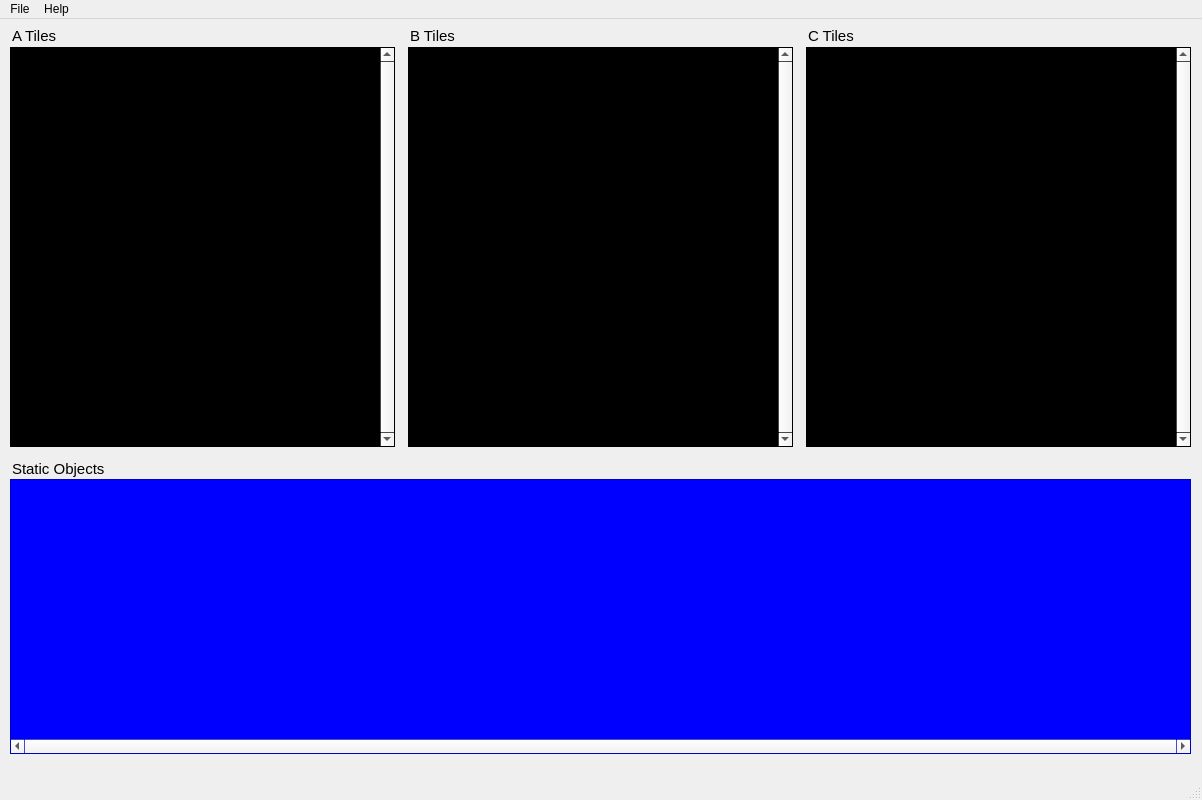
<?xml version="1.0" encoding="UTF-8"?>
<ui version="4.0">
 <class>MainWindow</class>
 <widget class="QMainWindow" name="MainWindow">
  <property name="geometry">
   <rect>
    <x>0</x>
    <y>0</y>
    <width>1202</width>
    <height>800</height>
   </rect>
  </property>
  <property name="sizePolicy">
   <sizepolicy hsizetype="Fixed" vsizetype="Fixed">
    <horstretch>0</horstretch>
    <verstretch>0</verstretch>
   </sizepolicy>
  </property>
  <property name="minimumSize">
   <size>
    <width>1202</width>
    <height>800</height>
   </size>
  </property>
  <property name="maximumSize">
   <size>
    <width>1202</width>
    <height>800</height>
   </size>
  </property>
  <property name="windowTitle">
   <string>TKViewer</string>
  </property>
  <widget class="QWidget" name="central_widget">
   <widget class="QLabel" name="a_tiles_label">
    <property name="geometry">
     <rect>
      <x>12</x>
      <y>10</y>
      <width>59</width>
      <height>14</height>
     </rect>
    </property>
    <property name="font">
     <font>
      <pointsize>11</pointsize>
     </font>
    </property>
    <property name="text">
     <string>A Tiles</string>
    </property>
   </widget>
   <widget class="QScrollArea" name="a_tiles_scroll_area">
    <property name="enabled">
     <bool>true</bool>
    </property>
    <property name="geometry">
     <rect>
      <x>10</x>
      <y>28</y>
      <width>385</width>
      <height>400</height>
     </rect>
    </property>
    <property name="sizePolicy">
     <sizepolicy hsizetype="Fixed" vsizetype="Expanding">
      <horstretch>0</horstretch>
      <verstretch>0</verstretch>
     </sizepolicy>
    </property>
    <property name="palette">
     <palette>
      <active>
       <colorrole role="Window">
        <brush brushstyle="SolidPattern">
         <color alpha="255">
          <red>0</red>
          <green>0</green>
          <blue>0</blue>
         </color>
        </brush>
       </colorrole>
      </active>
      <inactive>
       <colorrole role="Window">
        <brush brushstyle="SolidPattern">
         <color alpha="255">
          <red>0</red>
          <green>0</green>
          <blue>0</blue>
         </color>
        </brush>
       </colorrole>
      </inactive>
      <disabled>
       <colorrole role="Window">
        <brush brushstyle="SolidPattern">
         <color alpha="255">
          <red>0</red>
          <green>0</green>
          <blue>0</blue>
         </color>
        </brush>
       </colorrole>
      </disabled>
     </palette>
    </property>
    <property name="autoFillBackground">
     <bool>true</bool>
    </property>
    <property name="verticalScrollBarPolicy">
     <enum>Qt::ScrollBarAlwaysOn</enum>
    </property>
    <property name="horizontalScrollBarPolicy">
     <enum>Qt::ScrollBarAlwaysOff</enum>
    </property>
    <property name="widgetResizable">
     <bool>true</bool>
    </property>
    <widget class="QWidget" name="scrollAreaWidgetContents">
     <property name="geometry">
      <rect>
       <x>0</x>
       <y>0</y>
       <width>369</width>
       <height>398</height>
      </rect>
     </property>
    </widget>
   </widget>
   <widget class="QScrollArea" name="b_tiles_scroll_area">
    <property name="enabled">
     <bool>true</bool>
    </property>
    <property name="geometry">
     <rect>
      <x>408</x>
      <y>28</y>
      <width>385</width>
      <height>400</height>
     </rect>
    </property>
    <property name="sizePolicy">
     <sizepolicy hsizetype="Fixed" vsizetype="Expanding">
      <horstretch>0</horstretch>
      <verstretch>0</verstretch>
     </sizepolicy>
    </property>
    <property name="palette">
     <palette>
      <active>
       <colorrole role="Base">
        <brush brushstyle="SolidPattern">
         <color alpha="255">
          <red>255</red>
          <green>255</green>
          <blue>255</blue>
         </color>
        </brush>
       </colorrole>
       <colorrole role="Window">
        <brush brushstyle="SolidPattern">
         <color alpha="255">
          <red>0</red>
          <green>0</green>
          <blue>0</blue>
         </color>
        </brush>
       </colorrole>
      </active>
      <inactive>
       <colorrole role="Base">
        <brush brushstyle="SolidPattern">
         <color alpha="255">
          <red>255</red>
          <green>255</green>
          <blue>255</blue>
         </color>
        </brush>
       </colorrole>
       <colorrole role="Window">
        <brush brushstyle="SolidPattern">
         <color alpha="255">
          <red>0</red>
          <green>0</green>
          <blue>0</blue>
         </color>
        </brush>
       </colorrole>
      </inactive>
      <disabled>
       <colorrole role="Base">
        <brush brushstyle="SolidPattern">
         <color alpha="255">
          <red>0</red>
          <green>0</green>
          <blue>0</blue>
         </color>
        </brush>
       </colorrole>
       <colorrole role="Window">
        <brush brushstyle="SolidPattern">
         <color alpha="255">
          <red>0</red>
          <green>0</green>
          <blue>0</blue>
         </color>
        </brush>
       </colorrole>
      </disabled>
     </palette>
    </property>
    <property name="verticalScrollBarPolicy">
     <enum>Qt::ScrollBarAlwaysOn</enum>
    </property>
    <property name="horizontalScrollBarPolicy">
     <enum>Qt::ScrollBarAlwaysOff</enum>
    </property>
    <property name="widgetResizable">
     <bool>true</bool>
    </property>
    <widget class="QWidget" name="scrollAreaWidgetContents_2">
     <property name="geometry">
      <rect>
       <x>0</x>
       <y>0</y>
       <width>369</width>
       <height>398</height>
      </rect>
     </property>
    </widget>
   </widget>
   <widget class="QLabel" name="b_tiles_label">
    <property name="geometry">
     <rect>
      <x>410</x>
      <y>10</y>
      <width>59</width>
      <height>14</height>
     </rect>
    </property>
    <property name="font">
     <font>
      <pointsize>11</pointsize>
     </font>
    </property>
    <property name="text">
     <string>B Tiles</string>
    </property>
   </widget>
   <widget class="QLabel" name="c_tiles_label">
    <property name="geometry">
     <rect>
      <x>808</x>
      <y>10</y>
      <width>59</width>
      <height>14</height>
     </rect>
    </property>
    <property name="font">
     <font>
      <pointsize>11</pointsize>
     </font>
    </property>
    <property name="text">
     <string>C Tiles</string>
    </property>
   </widget>
   <widget class="QScrollArea" name="c_tiles_scroll_area">
    <property name="enabled">
     <bool>true</bool>
    </property>
    <property name="geometry">
     <rect>
      <x>806</x>
      <y>28</y>
      <width>385</width>
      <height>400</height>
     </rect>
    </property>
    <property name="sizePolicy">
     <sizepolicy hsizetype="Fixed" vsizetype="Expanding">
      <horstretch>0</horstretch>
      <verstretch>0</verstretch>
     </sizepolicy>
    </property>
    <property name="palette">
     <palette>
      <active>
       <colorrole role="Base">
        <brush brushstyle="SolidPattern">
         <color alpha="255">
          <red>255</red>
          <green>255</green>
          <blue>255</blue>
         </color>
        </brush>
       </colorrole>
       <colorrole role="Window">
        <brush brushstyle="SolidPattern">
         <color alpha="255">
          <red>0</red>
          <green>0</green>
          <blue>0</blue>
         </color>
        </brush>
       </colorrole>
      </active>
      <inactive>
       <colorrole role="Base">
        <brush brushstyle="SolidPattern">
         <color alpha="255">
          <red>255</red>
          <green>255</green>
          <blue>255</blue>
         </color>
        </brush>
       </colorrole>
       <colorrole role="Window">
        <brush brushstyle="SolidPattern">
         <color alpha="255">
          <red>0</red>
          <green>0</green>
          <blue>0</blue>
         </color>
        </brush>
       </colorrole>
      </inactive>
      <disabled>
       <colorrole role="Base">
        <brush brushstyle="SolidPattern">
         <color alpha="255">
          <red>0</red>
          <green>0</green>
          <blue>0</blue>
         </color>
        </brush>
       </colorrole>
       <colorrole role="Window">
        <brush brushstyle="SolidPattern">
         <color alpha="255">
          <red>0</red>
          <green>0</green>
          <blue>0</blue>
         </color>
        </brush>
       </colorrole>
      </disabled>
     </palette>
    </property>
    <property name="verticalScrollBarPolicy">
     <enum>Qt::ScrollBarAlwaysOn</enum>
    </property>
    <property name="horizontalScrollBarPolicy">
     <enum>Qt::ScrollBarAlwaysOff</enum>
    </property>
    <property name="widgetResizable">
     <bool>true</bool>
    </property>
    <widget class="QWidget" name="scrollAreaWidgetContents_3">
     <property name="geometry">
      <rect>
       <x>0</x>
       <y>0</y>
       <width>369</width>
       <height>398</height>
      </rect>
     </property>
    </widget>
   </widget>
   <widget class="QLabel" name="sobj_tiles_label">
    <property name="geometry">
     <rect>
      <x>12</x>
      <y>442</y>
      <width>111</width>
      <height>16</height>
     </rect>
    </property>
    <property name="font">
     <font>
      <pointsize>11</pointsize>
     </font>
    </property>
    <property name="text">
     <string>Static Objects</string>
    </property>
   </widget>
   <widget class="QScrollArea" name="sobj_tiles_scroll_area">
    <property name="enabled">
     <bool>true</bool>
    </property>
    <property name="geometry">
     <rect>
      <x>10</x>
      <y>460</y>
      <width>1181</width>
      <height>275</height>
     </rect>
    </property>
    <property name="sizePolicy">
     <sizepolicy hsizetype="Fixed" vsizetype="Expanding">
      <horstretch>0</horstretch>
      <verstretch>0</verstretch>
     </sizepolicy>
    </property>
    <property name="palette">
     <palette>
      <active>
       <colorrole role="Base">
        <brush brushstyle="SolidPattern">
         <color alpha="255">
          <red>255</red>
          <green>255</green>
          <blue>255</blue>
         </color>
        </brush>
       </colorrole>
       <colorrole role="Window">
        <brush brushstyle="SolidPattern">
         <color alpha="255">
          <red>0</red>
          <green>0</green>
          <blue>255</blue>
         </color>
        </brush>
       </colorrole>
      </active>
      <inactive>
       <colorrole role="Base">
        <brush brushstyle="SolidPattern">
         <color alpha="255">
          <red>255</red>
          <green>255</green>
          <blue>255</blue>
         </color>
        </brush>
       </colorrole>
       <colorrole role="Window">
        <brush brushstyle="SolidPattern">
         <color alpha="255">
          <red>0</red>
          <green>0</green>
          <blue>255</blue>
         </color>
        </brush>
       </colorrole>
      </inactive>
      <disabled>
       <colorrole role="Base">
        <brush brushstyle="SolidPattern">
         <color alpha="255">
          <red>0</red>
          <green>0</green>
          <blue>255</blue>
         </color>
        </brush>
       </colorrole>
       <colorrole role="Window">
        <brush brushstyle="SolidPattern">
         <color alpha="255">
          <red>0</red>
          <green>0</green>
          <blue>255</blue>
         </color>
        </brush>
       </colorrole>
      </disabled>
     </palette>
    </property>
    <property name="autoFillBackground">
     <bool>true</bool>
    </property>
    <property name="verticalScrollBarPolicy">
     <enum>Qt::ScrollBarAlwaysOff</enum>
    </property>
    <property name="horizontalScrollBarPolicy">
     <enum>Qt::ScrollBarAlwaysOn</enum>
    </property>
    <property name="widgetResizable">
     <bool>true</bool>
    </property>
    <widget class="QWidget" name="scrollAreaWidgetContents_4">
     <property name="geometry">
      <rect>
       <x>0</x>
       <y>0</y>
       <width>1179</width>
       <height>259</height>
      </rect>
     </property>
    </widget>
   </widget>
  </widget>
  <widget class="QMenuBar" name="menubar">
   <property name="geometry">
    <rect>
     <x>0</x>
     <y>0</y>
     <width>1202</width>
     <height>19</height>
    </rect>
   </property>
   <widget class="QMenu" name="menuFile">
    <property name="title">
     <string>File</string>
    </property>
    <widget class="QMenu" name="menuExport_All">
     <property name="title">
      <string>Export</string>
     </property>
     <addaction name="actionA_Tiles"/>
     <addaction name="actionB_Tiles"/>
     <addaction name="actionC_Tiles"/>
     <addaction name="actionStatic_Tiles"/>
     <addaction name="separator"/>
     <addaction name="actionExport_All"/>
    </widget>
    <widget class="QMenu" name="menuOpen">
     <property name="title">
      <string>Open</string>
     </property>
     <addaction name="actionOpen_Map"/>
    </widget>
    <addaction name="menuOpen"/>
    <addaction name="menuExport_All"/>
   </widget>
   <widget class="QMenu" name="menuHelp">
    <property name="title">
     <string>Help</string>
    </property>
    <addaction name="actionAbout"/>
   </widget>
   <addaction name="menuFile"/>
   <addaction name="menuHelp"/>
  </widget>
  <widget class="QStatusBar" name="statusbar"/>
  <action name="actionA_Tiles">
   <property name="text">
    <string>A Tiles to Bitmaps</string>
   </property>
  </action>
  <action name="actionB_Tiles">
   <property name="text">
    <string>B Tiles to Bitmaps</string>
   </property>
  </action>
  <action name="actionHelp">
   <property name="text">
    <string>About</string>
   </property>
  </action>
  <action name="actionC_Tiles">
   <property name="text">
    <string>C Tiles to Bitmaps</string>
   </property>
  </action>
  <action name="actionExport_All">
   <property name="text">
    <string>Export All to Bitmaps</string>
   </property>
  </action>
  <action name="actionStatic_Tiles">
   <property name="text">
    <string>Static Objects to Bitmaps</string>
   </property>
  </action>
  <action name="actionOpen_Map">
   <property name="text">
    <string>Map File (*.map)</string>
   </property>
  </action>
  <action name="actionAbout">
   <property name="text">
    <string>About</string>
   </property>
  </action>
 </widget>
 <resources/>
 <connections/>
</ui>
